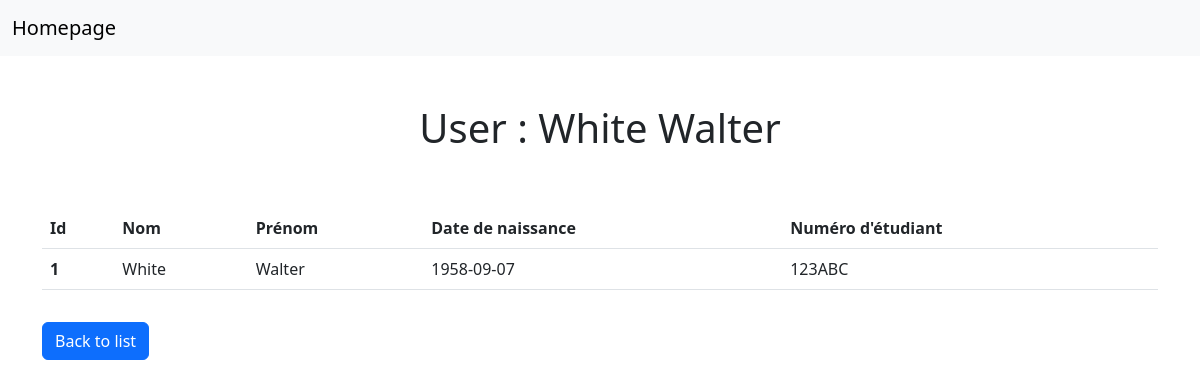
The app's page /users/show?id=1 with its own data.
### tables this page shows
CREATE TABLE `user` (
  `id` int(11) UNSIGNED NOT NULL,
  `lastname` varchar(255) NOT NULL,
  `firstname` varchar(255) NOT NULL,
  `date_of_birth` varchar(255) NOT NULL,
  `student_number` varchar(255) NOT NULL,
  `identification` varchar(255) NULL,
  `password` varchar(255) NULL
);

### src/Controllers/AbstractController.php (called while the page is built, shortened)
<?php
class AbstractController
{
    public function render(string $viewPath, ?array $params = []): string
    {
        extract($params);
        require BASE_VIEW_PATH . $viewPath . '.php';
        return strval(ob_get_clean());
    }
}

### src/Controllers/UserController.php (called while the page is built, shortened)
<?php
class UserController extends AbstractController
{
    public function show(int $id): string
    {
        $userManager = new UserManager();
        $user = $userManager->selectOneById($id);
        return $this->render('User/show', ['user' => $user]);
    }
}

### public/index.php (called while the page is built, shortened)
<?php
define('START_LAYOUT', include(BASE_VIEW_PATH.'layout/layout_start.php'));
define('END_LAYOUT', include(BASE_VIEW_PATH.'layout/layout_end.php'));
require_once __DIR__ . '/../src/routing.php';

### src/Models/Connection.php (called while the page is built, shortened)
<?php
class Connection
{
    private PDO $connection;
    private string $user = DB_USER;
    private string $host = DB_HOST;
    private string $password = DB_PASSWORD;
    private string $database = DB_NAME;
    public function __construct()
    {
        $this->connection = new PDO(
            'mysql:host=' . $this->host . '; dbname=' . $this->database . '; charset=utf8',
            $this->user,
            $this->password
        );
        $this->connection->setAttribute(PDO::ATTR_DEFAULT_FETCH_MODE, PDO::FETCH_ASSOC);
    }
    public function getconnection(): PDO
    {
        return $this->connection;
    }
}

### src/Models/AbstractManager.php (called while the page is built, shortened)
<?php
abstract class AbstractManager
{
    protected PDO $pdo;
    public function __construct()
    {
        $connection = new Connection();
        $this->pdo = $connection->getConnection();
    }
    public function selectOneById(int $id): array|false
    {
        $statement = $this->pdo->prepare("SELECT * FROM " . static::TABLE . " WHERE id=:id");
        $statement->bindValue('id', $id, \PDO::PARAM_INT);
        $statement->execute();
        return $statement->fetch();
    }
}

### src/Views/User/show.php (the view, shortened to what this page needs)
<nav class="navbar bg-body-tertiary">
    <div class="container-fluid">
        <a class="navbar-brand" href="/">Homepage</a>
    </div>
</nav>
<div class="container">
    <div class="row my-5">
        <h1 class="text-center">User : <?= $user['lastname']. ' ' . $user['firstname']; ?></h1>
    </div>
    <table class="table col-6">
    <thead>
        <tr>
            <th scope="col">Id</th>
            <th scope="col">Nom</th>
            <th scope="col">Prénom</th>
            <th scope="col">Date de naissance</th>
            <th scope="col">Numéro d'étudiant</th>
        </tr>
    </thead>
    <tbody>
        <tr>
            <th scope="row"><?= $user['id']; ?></th>
            <td><?= $user['lastname']; ?></td>
            <td><?= $user['firstname']; ?></td>
            <td><?= $user['date_of_birth']; ?></td>
            <td><?= $user['student_number']; ?></td>
        </tr>
    </tbody>
    </table>
    <div class="d-flex flex-row">
        <a href="/users" class="btn mt-3 btn-primary">Back to list</a>
    </div>
</div>

### records on screen
user: lastname "White", firstname "Walter", id "1", date_of_birth "1958-09-07", student_number "123ABC"
